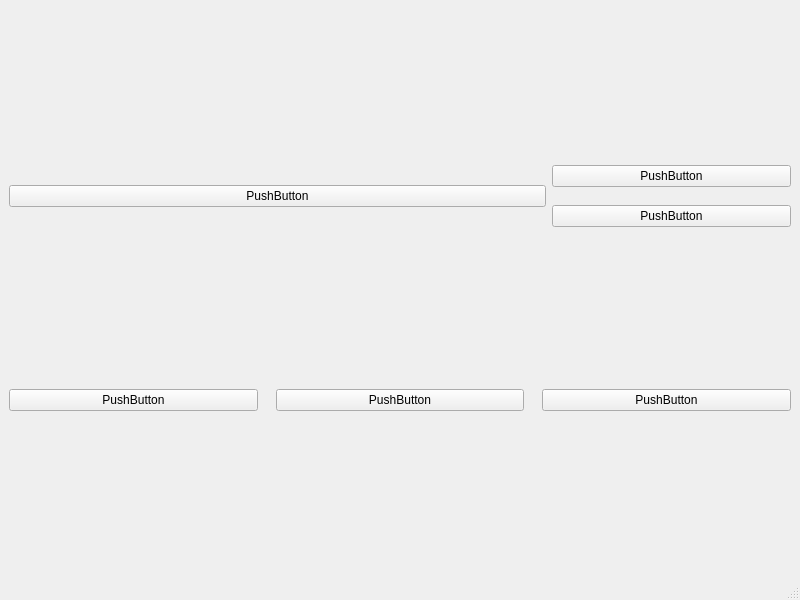
<?xml version="1.0" encoding="UTF-8"?>
<ui version="4.0">
 <class>MainWindow</class>
 <widget class="QMainWindow" name="MainWindow">
  <property name="geometry">
   <rect>
    <x>0</x>
    <y>0</y>
    <width>800</width>
    <height>600</height>
   </rect>
  </property>
  <property name="windowTitle">
   <string>MainWindow</string>
  </property>
  <widget class="QWidget" name="centralwidget">
   <layout class="QVBoxLayout" name="verticalLayout" stretch="10,4">
    <item>
     <layout class="QHBoxLayout" name="horizontalLayout_2" stretch="9,4">
      <item>
       <widget class="QPushButton" name="pushButton">
        <property name="text">
         <string>PushButton</string>
        </property>
       </widget>
      </item>
      <item>
       <layout class="QVBoxLayout" name="verticalLayout_4" stretch="0,0">
        <property name="spacing">
         <number>18</number>
        </property>
        <item>
         <widget class="QPushButton" name="pushButton_6">
          <property name="text">
           <string>PushButton</string>
          </property>
         </widget>
        </item>
        <item>
         <widget class="QPushButton" name="pushButton_5">
          <property name="text">
           <string>PushButton</string>
          </property>
         </widget>
        </item>
       </layout>
      </item>
     </layout>
    </item>
    <item>
     <layout class="QHBoxLayout" name="horizontalLayout">
      <property name="spacing">
       <number>18</number>
      </property>
      <item>
       <widget class="QPushButton" name="pushButton_4">
        <property name="text">
         <string>PushButton</string>
        </property>
       </widget>
      </item>
      <item>
       <widget class="QPushButton" name="pushButton_3">
        <property name="text">
         <string>PushButton</string>
        </property>
       </widget>
      </item>
      <item>
       <widget class="QPushButton" name="pushButton_2">
        <property name="text">
         <string>PushButton</string>
        </property>
       </widget>
      </item>
     </layout>
    </item>
   </layout>
  </widget>
  <widget class="QMenuBar" name="menubar">
   <property name="geometry">
    <rect>
     <x>0</x>
     <y>0</y>
     <width>800</width>
     <height>25</height>
    </rect>
   </property>
  </widget>
  <widget class="QStatusBar" name="statusbar"/>
 </widget>
 <resources/>
 <connections/>
</ui>
